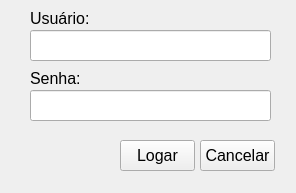
<?xml version="1.0" encoding="UTF-8"?>
<ui version="4.0">
 <class>MainWindow</class>
 <widget class="QMainWindow" name="MainWindow">
  <property name="windowModality">
   <enum>Qt::NonModal</enum>
  </property>
  <property name="enabled">
   <bool>true</bool>
  </property>
  <property name="geometry">
   <rect>
    <x>0</x>
    <y>0</y>
    <width>296</width>
    <height>193</height>
   </rect>
  </property>
  <property name="sizePolicy">
   <sizepolicy hsizetype="Preferred" vsizetype="Preferred">
    <horstretch>0</horstretch>
    <verstretch>0</verstretch>
   </sizepolicy>
  </property>
  <property name="minimumSize">
   <size>
    <width>296</width>
    <height>193</height>
   </size>
  </property>
  <property name="maximumSize">
   <size>
    <width>296</width>
    <height>193</height>
   </size>
  </property>
  <property name="font">
   <font>
    <pointsize>12</pointsize>
   </font>
  </property>
  <property name="windowTitle">
   <string>Login</string>
  </property>
  <property name="inputMethodHints">
   <set>Qt::ImhNone</set>
  </property>
  <widget class="QWidget" name="centralwidget">
   <widget class="QPushButton" name="btnlogin">
    <property name="geometry">
     <rect>
      <x>120</x>
      <y>140</y>
      <width>75</width>
      <height>31</height>
     </rect>
    </property>
    <property name="font">
     <font>
      <pointsize>12</pointsize>
     </font>
    </property>
    <property name="text">
     <string>Logar</string>
    </property>
   </widget>
   <widget class="QPushButton" name="btnexit">
    <property name="geometry">
     <rect>
      <x>200</x>
      <y>140</y>
      <width>75</width>
      <height>31</height>
     </rect>
    </property>
    <property name="font">
     <font>
      <pointsize>12</pointsize>
     </font>
    </property>
    <property name="text">
     <string>Cancelar</string>
    </property>
   </widget>
   <widget class="QLineEdit" name="lineuser">
    <property name="geometry">
     <rect>
      <x>30</x>
      <y>30</y>
      <width>241</width>
      <height>31</height>
     </rect>
    </property>
    <property name="font">
     <font>
      <pointsize>12</pointsize>
     </font>
    </property>
   </widget>
   <widget class="QLineEdit" name="linekey">
    <property name="geometry">
     <rect>
      <x>30</x>
      <y>90</y>
      <width>241</width>
      <height>31</height>
     </rect>
    </property>
    <property name="font">
     <font>
      <pointsize>12</pointsize>
     </font>
    </property>
   </widget>
   <widget class="QLabel" name="label">
    <property name="geometry">
     <rect>
      <x>30</x>
      <y>10</y>
      <width>71</width>
      <height>16</height>
     </rect>
    </property>
    <property name="text">
     <string>Usuário:</string>
    </property>
   </widget>
   <widget class="QLabel" name="label_2">
    <property name="geometry">
     <rect>
      <x>30</x>
      <y>70</y>
      <width>71</width>
      <height>16</height>
     </rect>
    </property>
    <property name="text">
     <string>Senha:</string>
    </property>
   </widget>
  </widget>
 </widget>
 <tabstops>
  <tabstop>lineuser</tabstop>
  <tabstop>linekey</tabstop>
  <tabstop>btnlogin</tabstop>
  <tabstop>btnexit</tabstop>
 </tabstops>
 <resources/>
 <connections/>
</ui>
